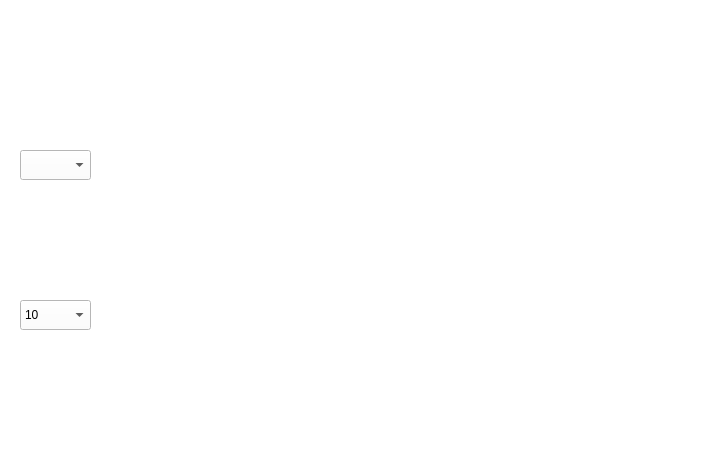
<?xml version="1.0" encoding="UTF-8"?>
<ui version="4.0">
 <class>Picture</class>
 <widget class="QWidget" name="Picture">
  <property name="geometry">
   <rect>
    <x>0</x>
    <y>0</y>
    <width>720</width>
    <height>450</height>
   </rect>
  </property>
  <property name="windowTitle">
   <string>Form</string>
  </property>
  <property name="styleSheet">
   <string notr="true">background-color: rgb(255, 255, 255);</string>
  </property>
  <widget class="myComboBox" name="y1Property">
   <property name="geometry">
    <rect>
     <x>20</x>
     <y>150</y>
     <width>71</width>
     <height>30</height>
    </rect>
   </property>
   <property name="focusPolicy">
    <enum>Qt::TabFocus</enum>
   </property>
  </widget>
  <widget class="myComboBox" name="xRange">
   <property name="geometry">
    <rect>
     <x>20</x>
     <y>300</y>
     <width>71</width>
     <height>30</height>
    </rect>
   </property>
   <item>
    <property name="text">
     <string>10</string>
    </property>
   </item>
   <item>
    <property name="text">
     <string>20</string>
    </property>
   </item>
   <item>
    <property name="text">
     <string>50</string>
    </property>
   </item>
   <item>
    <property name="text">
     <string>100</string>
    </property>
   </item>
   <item>
    <property name="text">
     <string>200</string>
    </property>
   </item>
   <item>
    <property name="text">
     <string>500</string>
    </property>
   </item>
   <item>
    <property name="text">
     <string>1000</string>
    </property>
   </item>
   <item>
    <property name="text">
     <string>2000</string>
    </property>
   </item>
   <item>
    <property name="text">
     <string>5000</string>
    </property>
   </item>
   <item>
    <property name="text">
     <string>10000</string>
    </property>
   </item>
  </widget>
 </widget>
 <customwidgets>
  <customwidget>
   <class>myComboBox</class>
   <extends>QComboBox</extends>
   <header>mycombobox.h</header>
  </customwidget>
 </customwidgets>
 <tabstops>
  <tabstop>y1Property</tabstop>
  <tabstop>xRange</tabstop>
 </tabstops>
 <resources/>
 <connections/>
</ui>
